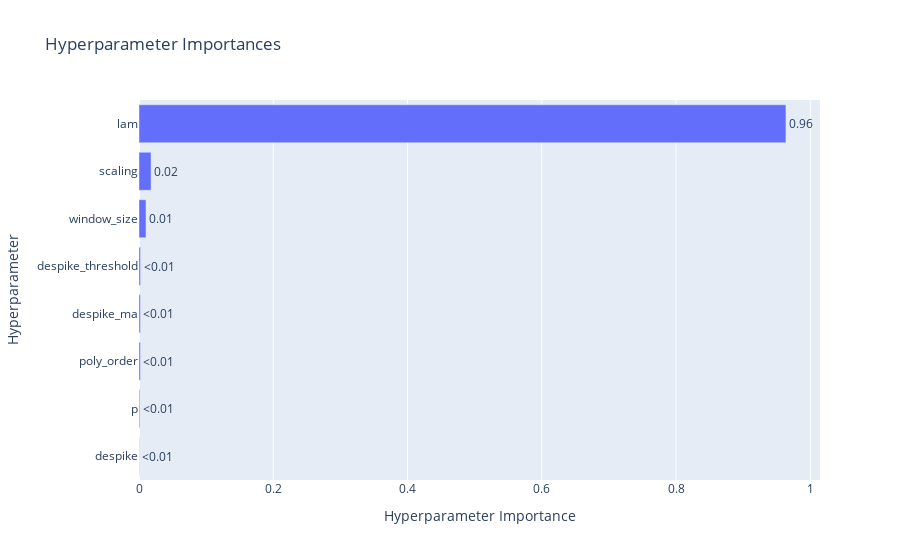

Here is the notebook cell this chart was saved with:
### Code cell
optuna.visualization.plot_param_importances(study)

### Figure 1 — Plotly figure (JSON) as saved in the notebook; plotly's stock layout.template omitted (floating-point values rounded to 4 significant figures)
{"data": [{"cliponaxis": false, "hovertemplate": ["despike (CategoricalDistribution): 0.0002984317483089224<extra></extra>", "p (FloatDistribution): 0.0011440512036747464<extra></extra>", "poly_order (IntDistribution): 0.002065641862472977<extra></extra>", "despike_ma (IntDistribution): 0.002094153625041342<extra></extra>", "despike_threshold (FloatDistribution): 0.0023072539304660983<extra></extra>", "window_size (IntDistribution): 0.010403033560744072<extra></extra>", "scaling (CategoricalDistribution): 0.017950540760561982<extra></extra>", "lam (CategoricalDistribution): 0.9637368933087298<extra></extra>"], "name": "Objective Value", "orientation": "h", "text": ["<0.01", "<0.01", "<0.01", "<0.01", "<0.01", "0.01", "0.02", "0.96"], "textposition": "outside", "type": "bar", "x": [0.0002984, 0.001144, 0.002066, 0.002094, 0.002307, 0.0104, 0.01795, 0.9637], "y": ["despike", "p", "poly_order", "despike_ma", "despike_threshold", "window_size", "scaling", "lam"]}], "layout": {"title": {"text": "Hyperparameter Importances"}, "xaxis": {"title": {"text": "Hyperparameter Importance"}}, "yaxis": {"title": {"text": "Hyperparameter"}}}}
